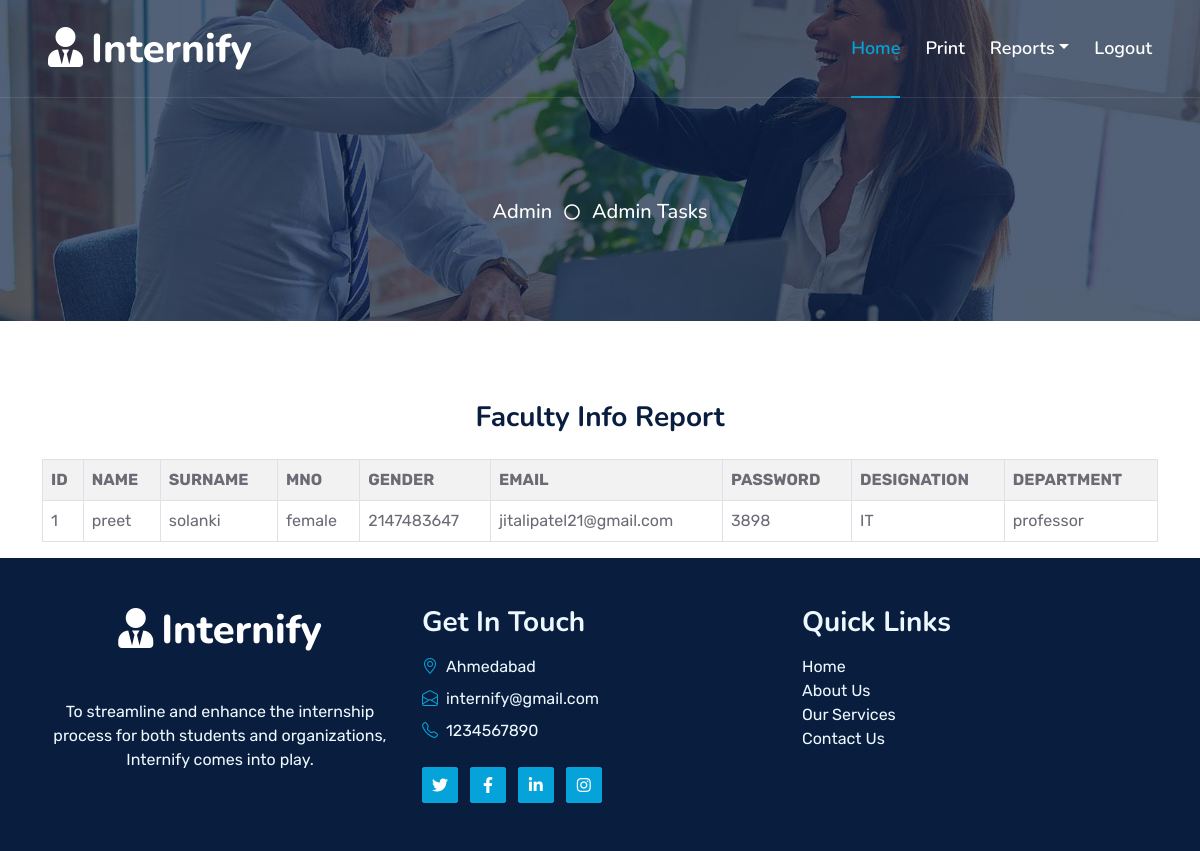
Screenshot of /admin_view_faculty_report.php with the database file from the repository.
### tables this page shows
CREATE TABLE `faculty_regis` (
  `fid` int(10) NOT NULL,
  `name` varchar(25) NOT NULL,
  `surname` varchar(15) NOT NULL,
  `gender` varchar(10) NOT NULL,
  `mno` int(10) NOT NULL,
  `email` varchar(25) NOT NULL,
  `pwd` varchar(15) NOT NULL,
  `dept` varchar(30) NOT NULL,
  `desig` varchar(30) NOT NULL,
  `coursenm` varchar(25) NOT NULL,
  `clg` varchar(30) NOT NULL
);

### admin_view_faculty_report.php (the view)
<?php
include("admin_report_header.php");
include("conn.php");
?>
<div class="container mt-5">
    <h3 class="text-center mb-4">Faculty Info Report</h3>
    <?php
    $res4=mysqli_query($conn,"select * from faculty_regis");
    if(mysqli_num_rows($res4)>0)
    {
        echo "<div class='table-responsive'>";
        echo "<table class='table table-bordered table-striped'>";
        echo "<tr>
                <th>ID</th>
                <th>NAME</th>
                <th>SURNAME</th>
                <th>MNO</th>
                <th>GENDER</th>
                <th>EMAIL</th>
                <th>PASSWORD</th>
                <th>DESIGNATION</th>
                <th>DEPARTMENT</th>
            </tr>";
        while($r4=mysqli_fetch_array($res4))
        {
            echo "<tr>";
            echo "<td>$r4[0]</td>";
            echo "<td>$r4[1]</td>";
            echo "<td>$r4[2]</td>";
            echo "<td>$r4[3]</td>";
            echo "<td>$r4[4]</td>";
            echo "<td>$r4[5]</td>";
            echo "<td>$r4[6]</td>";
            echo "<td>$r4[7]</td>";
            echo "<td>$r4[8]</td>";
            echo "</tr>";
        }
        echo "</table>";
        echo "</div>";
    }else{
        echo "<h2 class='text-center'>No Data Found</h2>";
    }
    ?>
</div>
<?php
include("footer.php");
?>

### css/style.css (style rules this page uses)
:root { --primary: #06A3DA; --secondary: #34AD54; --light: #EEF9FF; --dark: #091E3E; }
h3, h4, .fw-semi-bold { font-weight: 700 !important; }

### rows the page displays
faculty_regis: fid "1", name "preet", surname "solanki", gender "female", mno "2147483647", email "jitalipatel21@gmail.com", pwd "3898", dept "IT", desig "professor"
